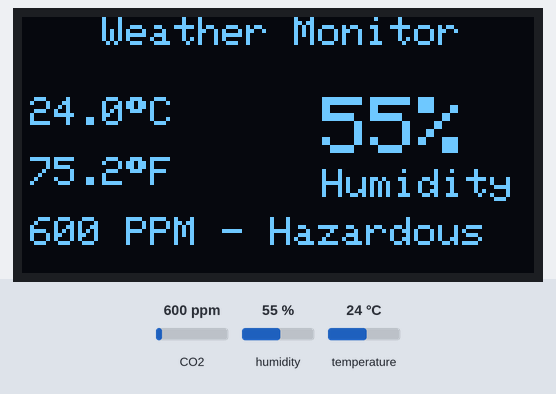
Simulated run of this sketch. Board: Arduino Uno, built with avr-gcc and run on an emulated ATmega328P. Parts: 128×64 one-colour display. The inputs (shaded band) are chosen by the test bench; at power-on: CO2 600 ppm, humidity 55 %, temperature 24 °C. What the sketch prints to the serial monitor is not drawn.

Above: at 4.7 s.
4.8 s: CO2 set to 537 ppm
At 6.8 s:
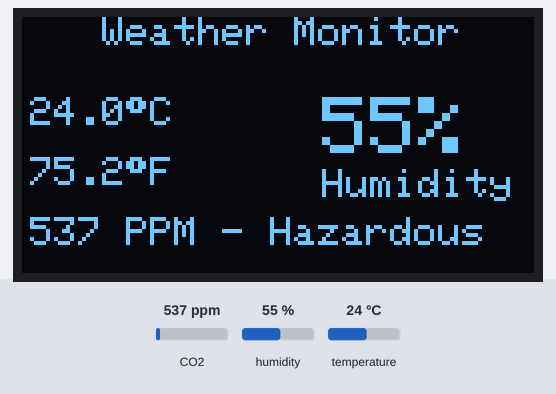
7.7 s: CO2 set to 478 ppm
At 9.1 s:
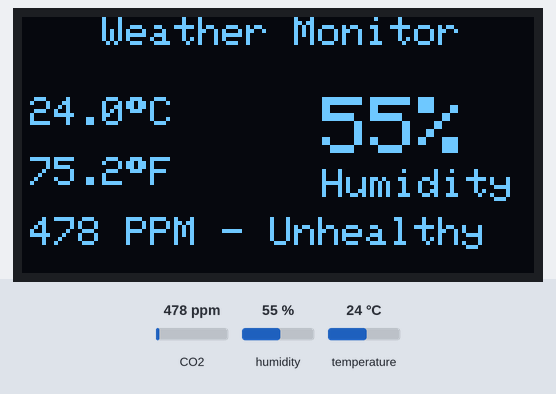
10.2 s: humidity set to 22 %
At 11.4 s:
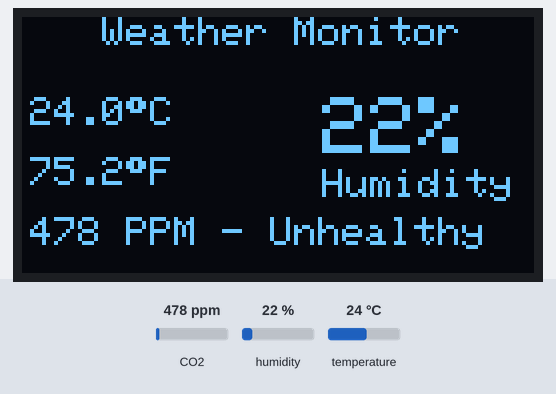
12.7 s: temperature set to 12 °C
At 15.9 s:
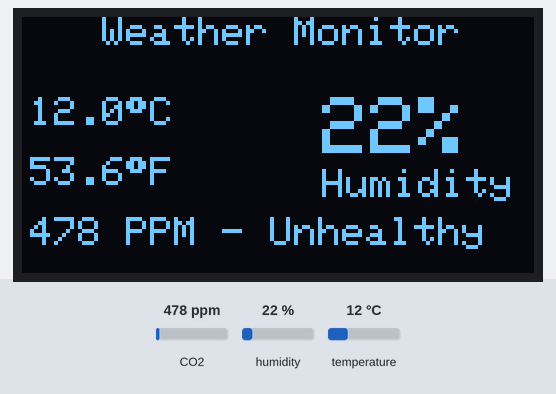
16.2 s: humidity set to 40 %
At 18.2 s:
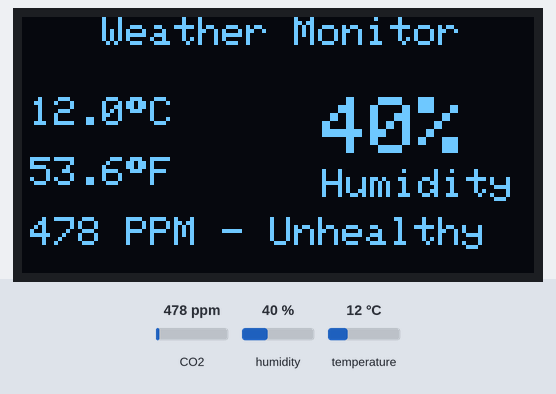
18.7 s: CO2 set to 1050 ppm
At 19.3 s:
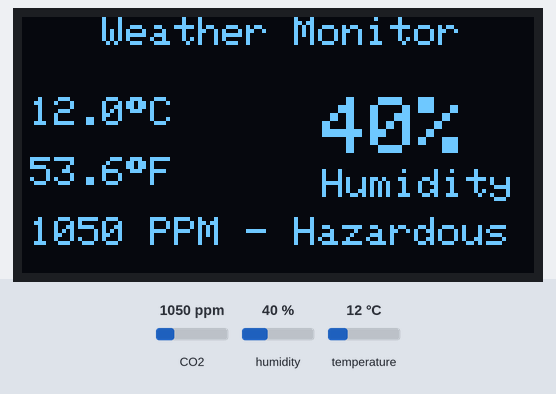
Timing chart, 0 to 21.7 s (numbered marks = the images above; inputs shaded):
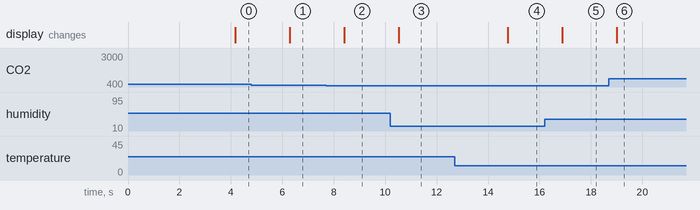

Measured:
- the behaviour switches between 501 and 500 ppm on CO2 (found by bisection; images 1 and 2)
- after the input at 4.8 s, the display: changes after 1.5 s (image 1)
- after the input at 7.7 s, the display: changes after 0.71 s (image 2)
- after the input at 10.2 s, the display: changes after 0.33 s (image 3)
- after the input at 12.7 s, the display: changes after 2.1 s (image 4)
- after the input at 16.2 s, the display: changes after 0.69 s (image 5)
- after the input at 18.7 s, the display: changes after 0.31 s (image 6)

The sketch:

weather_monitor.ino
```cpp
#include <Wire.h>
#include <Adafruit_GFX.h>
#include <Adafruit_SSD1306.h>
#include "DHT.h"
#include <MQ135.h>


// OLED display configuration
#define SCREEN_WIDTH 128
#define SCREEN_HEIGHT 64
#define OLED_RESET -1
Adafruit_SSD1306 display(SCREEN_WIDTH, SCREEN_HEIGHT, &Wire, OLED_RESET);

#define MQ135_PIN A0
MQ135 gasSensor = MQ135(MQ135_PIN);

// DHT11 sensor configuration
#define DHTPIN 2
#define DHTTYPE DHT11
DHT dht(DHTPIN, DHTTYPE);

void setup() {
  Serial.begin(9600);
  dht.begin();

  // Initialize OLED
  if (!display.begin(SSD1306_SWITCHCAPVCC, 0x3C)) {
    Serial.println(F("SSD1306 allocation failed"));
    for (;;);
  }

  display.clearDisplay();
  display.setTextColor(SSD1306_WHITE);
  display.setTextSize(1);
  display.setCursor(20, 25);
  display.println("Weather Station");
  display.display();
  delay(2000);
}

void loop() {
  delay(2000); // DHT11 reads slowly

  float humidity = dht.readHumidity();
  float tempC = dht.readTemperature();
  float tempF = dht.readTemperature(true);

  if (isnan(humidity) || isnan(tempC)) {
    Serial.println(F("Failed to read from DHT sensor!"));
    display.clearDisplay();
    display.setCursor(25, 25);
    display.setTextSize(1);
    display.println("Sensor Error!");
    display.display();
    return;
  }

  // Print to Serial
  Serial.print("Temp: ");
  Serial.print(tempC);
  Serial.print(" °C  ");
  Serial.print(tempF);
  Serial.print(" °F  ");
  Serial.print("Humidity: ");
  Serial.print(humidity);
  Serial.println(" %");

  // Air Quality Sensor MQ135
  float rzero = gasSensor.getRZero();
  float correctedRZero = gasSensor.getCorrectedRZero(tempC, humidity); // 25°C, 50%
  float ppm = gasSensor.getPPM();
  float correctedPPM = gasSensor.getCorrectedPPM(tempC, humidity);     // Apply temperature & humidity correction

  // Print to Serial
  Serial.print("RZero: ");
  Serial.print(rzero);
  Serial.print(" | Corrected RZero: ");
  Serial.print(correctedRZero);
  Serial.print(" | PPM: ");
  Serial.print(ppm);
  Serial.print(" | Corrected PPM: ");
  Serial.println(correctedPPM);

  // Determine Air Quality
  String airStatus;
  if (correctedPPM <= 50) airStatus = "Excellent";
  else if (correctedPPM <= 100) airStatus = "Good";
  else if (correctedPPM <= 200) airStatus = "Moderate";
  else if (correctedPPM <= 300) airStatus = "Poor";
  else if (correctedPPM <= 500) airStatus = "Unhealthy";
  else airStatus = "Hazardous";

  // Display on OLED
  display.clearDisplay();

  // Header
  display.setTextSize(1);
  display.setCursor(20, 0);
  display.println("Weather Monitor");

  // Temperature in Celsius
  display.setTextSize(1);
  display.setCursor(2, 20);
  display.print(tempC, 1);
  display.print((char)247); // Degree symbol
  display.print("C");

  // Temperature in Fahrenheit
  display.setTextSize(1);
  display.setCursor(2, 35);
  display.print(tempF, 1);
  display.print((char)247);
  display.println("F");

  // Air Quality
  display.setTextSize(1);
  display.setCursor(2, 50);
  display.print(correctedPPM, 0);
  display.println(" PPM - " + airStatus);

  // Humidity
  display.setTextSize(2);
  display.setCursor(75, 20);
  display.print(humidity, 0);
  display.println("%");

  // Optional labels
  display.setTextSize(1);
  display.setCursor(75, 38);
  display.println("Humidity");

  display.display();
}
```
